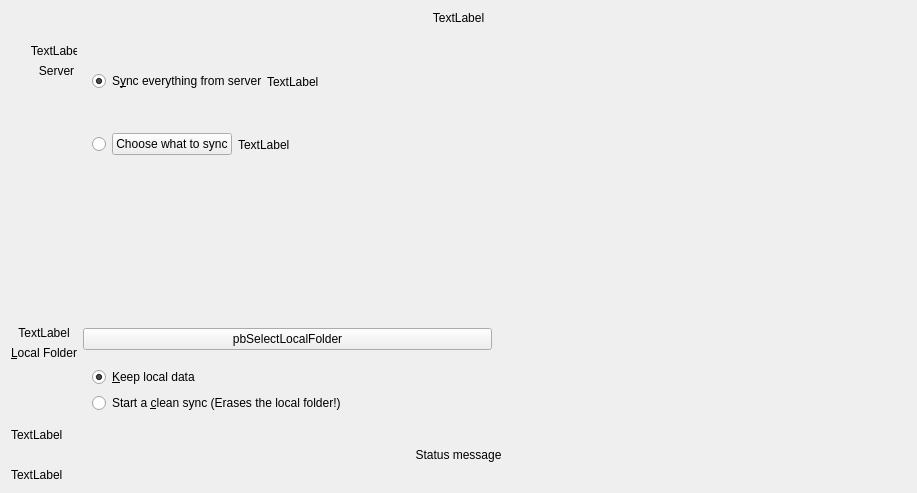
<?xml version="1.0" encoding="UTF-8"?>
<ui version="4.0">
 <class>OwncloudAdvancedSetupPage</class>
 <widget class="QWidget" name="OwncloudAdvancedSetupPage">
  <property name="geometry">
   <rect>
    <x>0</x>
    <y>0</y>
    <width>917</width>
    <height>493</height>
   </rect>
  </property>
  <property name="sizePolicy">
   <sizepolicy hsizetype="Preferred" vsizetype="Maximum">
    <horstretch>0</horstretch>
    <verstretch>0</verstretch>
   </sizepolicy>
  </property>
  <property name="windowTitle">
   <string>Form</string>
  </property>
  <layout class="QVBoxLayout" name="verticalLayout_4">
   <item>
    <widget class="QLabel" name="topLabel">
     <property name="sizePolicy">
      <sizepolicy hsizetype="Preferred" vsizetype="Fixed">
       <horstretch>0</horstretch>
       <verstretch>0</verstretch>
      </sizepolicy>
     </property>
     <property name="text">
      <string>TextLabel</string>
     </property>
     <property name="alignment">
      <set>Qt::AlignCenter</set>
     </property>
     <property name="wordWrap">
      <bool>true</bool>
     </property>
    </widget>
   </item>
   <item>
    <spacer name="verticalSpacer_2">
     <property name="orientation">
      <enum>Qt::Vertical</enum>
     </property>
     <property name="sizeType">
      <enum>QSizePolicy::Fixed</enum>
     </property>
     <property name="sizeHint" stdset="0">
      <size>
       <width>20</width>
       <height>13</height>
      </size>
     </property>
    </spacer>
   </item>
   <item>
    <layout class="QGridLayout" name="gridLayout">
     <item row="1" column="1">
      <spacer name="verticalSpacer">
       <property name="orientation">
        <enum>Qt::Vertical</enum>
       </property>
       <property name="sizeType">
        <enum>QSizePolicy::MinimumExpanding</enum>
       </property>
       <property name="sizeHint" stdset="0">
        <size>
         <width>20</width>
         <height>40</height>
        </size>
       </property>
      </spacer>
     </item>
     <item row="2" column="0" rowspan="3">
      <layout class="QVBoxLayout" name="verticalLayout_3">
       <item>
        <widget class="QLabel" name="lLocalIcon">
         <property name="text">
          <string>TextLabel</string>
         </property>
         <property name="alignment">
          <set>Qt::AlignCenter</set>
         </property>
        </widget>
       </item>
       <item>
        <widget class="QLabel" name="lLocal">
         <property name="sizePolicy">
          <sizepolicy hsizetype="Minimum" vsizetype="Preferred">
           <horstretch>0</horstretch>
           <verstretch>0</verstretch>
          </sizepolicy>
         </property>
         <property name="text">
          <string>&amp;Local Folder</string>
         </property>
         <property name="alignment">
          <set>Qt::AlignCenter</set>
         </property>
         <property name="buddy">
          <cstring>pbSelectLocalFolder</cstring>
         </property>
        </widget>
       </item>
       <item>
        <spacer name="verticalSpacer_4">
         <property name="orientation">
          <enum>Qt::Vertical</enum>
         </property>
         <property name="sizeHint" stdset="0">
          <size>
           <width>20</width>
           <height>40</height>
          </size>
         </property>
        </spacer>
       </item>
      </layout>
     </item>
     <item row="4" column="1" colspan="2">
      <widget class="QWidget" name="resolutionWidget" native="true">
       <property name="sizePolicy">
        <sizepolicy hsizetype="Preferred" vsizetype="Fixed">
         <horstretch>0</horstretch>
         <verstretch>0</verstretch>
        </sizepolicy>
       </property>
       <layout class="QFormLayout" name="formLayout_2">
        <property name="sizeConstraint">
         <enum>QLayout::SetMinimumSize</enum>
        </property>
        <property name="fieldGrowthPolicy">
         <enum>QFormLayout::ExpandingFieldsGrow</enum>
        </property>
        <item row="1" column="0" colspan="2">
         <widget class="QRadioButton" name="radioButton">
          <property name="text">
           <string>&amp;Keep local data</string>
          </property>
          <property name="checked">
           <bool>true</bool>
          </property>
         </widget>
        </item>
        <item row="2" column="0" colspan="2">
         <widget class="QRadioButton" name="cbSyncFromScratch">
          <property name="toolTip">
           <string>&lt;html&gt;&lt;head/&gt;&lt;body&gt;&lt;p&gt;If this box is checked, existing content in the local folder will be erased to start a clean sync from the server.&lt;/p&gt;&lt;p&gt;Do not check this if the local content should be uploaded to the servers folder.&lt;/p&gt;&lt;/body&gt;&lt;/html&gt;</string>
          </property>
          <property name="text">
           <string>Start a &amp;clean sync (Erases the local folder!)</string>
          </property>
          <property name="checkable">
           <bool>true</bool>
          </property>
         </widget>
        </item>
       </layout>
      </widget>
     </item>
     <item row="2" column="1" rowspan="2">
      <widget class="QPushButton" name="pbSelectLocalFolder">
       <property name="sizePolicy">
        <sizepolicy hsizetype="MinimumExpanding" vsizetype="Fixed">
         <horstretch>0</horstretch>
         <verstretch>0</verstretch>
        </sizepolicy>
       </property>
       <property name="text">
        <string>pbSelectLocalFolder</string>
       </property>
      </widget>
     </item>
     <item row="0" column="1" colspan="2">
      <widget class="QWidget" name="widget" native="true">
       <property name="enabled">
        <bool>true</bool>
       </property>
       <layout class="QVBoxLayout" name="verticalLayout">
        <item>
         <layout class="QHBoxLayout" name="horizontalLayout_2">
          <property name="spacing">
           <number>0</number>
          </property>
          <item>
           <widget class="QRadioButton" name="rSyncEverything">
            <property name="text">
             <string>S&amp;ync everything from server</string>
            </property>
            <property name="checked">
             <bool>true</bool>
            </property>
           </widget>
          </item>
          <item>
           <widget class="QLabel" name="lSyncEverythingSizeLabel">
            <property name="text">
             <string>TextLabel</string>
            </property>
           </widget>
          </item>
          <item>
           <spacer name="horizontalSpacer_3">
            <property name="orientation">
             <enum>Qt::Horizontal</enum>
            </property>
            <property name="sizeHint" stdset="0">
             <size>
              <width>40</width>
              <height>20</height>
             </size>
            </property>
           </spacer>
          </item>
         </layout>
        </item>
        <item>
         <layout class="QHBoxLayout" name="horizontalLayout">
          <item>
           <widget class="QRadioButton" name="rSelectiveSync">
            <property name="text">
             <string/>
            </property>
           </widget>
          </item>
          <item>
           <widget class="QPushButton" name="bSelectiveSync">
            <property name="text">
             <string>Choose what to sync</string>
            </property>
           </widget>
          </item>
          <item>
           <widget class="QLabel" name="lSelectiveSyncSizeLabel">
            <property name="text">
             <string>TextLabel</string>
            </property>
           </widget>
          </item>
          <item>
           <spacer name="horizontalSpacer">
            <property name="orientation">
             <enum>Qt::Horizontal</enum>
            </property>
            <property name="sizeHint" stdset="0">
             <size>
              <width>40</width>
              <height>20</height>
             </size>
            </property>
           </spacer>
          </item>
         </layout>
        </item>
       </layout>
      </widget>
     </item>
     <item row="2" column="2">
      <spacer name="horizontalSpacer_2">
       <property name="orientation">
        <enum>Qt::Horizontal</enum>
       </property>
       <property name="sizeHint" stdset="0">
        <size>
         <width>40</width>
         <height>20</height>
        </size>
       </property>
      </spacer>
     </item>
     <item row="0" column="0">
      <widget class="QWidget" name="widget_2" native="true">
       <property name="sizePolicy">
        <sizepolicy hsizetype="Preferred" vsizetype="MinimumExpanding">
         <horstretch>0</horstretch>
         <verstretch>0</verstretch>
        </sizepolicy>
       </property>
       <property name="autoFillBackground">
        <bool>false</bool>
       </property>
       <widget class="QWidget" name="layoutWidget">
        <property name="geometry">
         <rect>
          <x>0</x>
          <y>0</y>
          <width>91</width>
          <height>111</height>
         </rect>
        </property>
        <layout class="QVBoxLayout" name="verticalLayout_2">
         <property name="sizeConstraint">
          <enum>QLayout::SetMaximumSize</enum>
         </property>
         <item>
          <widget class="QLabel" name="lServerIcon">
           <property name="text">
            <string>TextLabel</string>
           </property>
           <property name="alignment">
            <set>Qt::AlignCenter</set>
           </property>
          </widget>
         </item>
         <item>
          <widget class="QLabel" name="lServer">
           <property name="text">
            <string>Server</string>
           </property>
           <property name="alignment">
            <set>Qt::AlignCenter</set>
           </property>
          </widget>
         </item>
         <item>
          <spacer name="verticalSpacer_3">
           <property name="orientation">
            <enum>Qt::Vertical</enum>
           </property>
           <property name="sizeHint" stdset="0">
            <size>
             <width>20</width>
             <height>40</height>
            </size>
           </property>
          </spacer>
         </item>
        </layout>
       </widget>
      </widget>
     </item>
    </layout>
   </item>
   <item>
    <widget class="QLabel" name="errorLabel">
     <property name="text">
      <string>TextLabel</string>
     </property>
    </widget>
   </item>
   <item>
    <widget class="QLabel" name="syncModeLabel">
     <property name="text">
      <string>Status message</string>
     </property>
     <property name="alignment">
      <set>Qt::AlignCenter</set>
     </property>
     <property name="wordWrap">
      <bool>true</bool>
     </property>
    </widget>
   </item>
   <item>
    <layout class="QHBoxLayout" name="resultLayout"/>
   </item>
   <item>
    <widget class="QLabel" name="bottomLabel">
     <property name="text">
      <string>TextLabel</string>
     </property>
    </widget>
   </item>
  </layout>
 </widget>
 <resources/>
 <connections/>
</ui>
